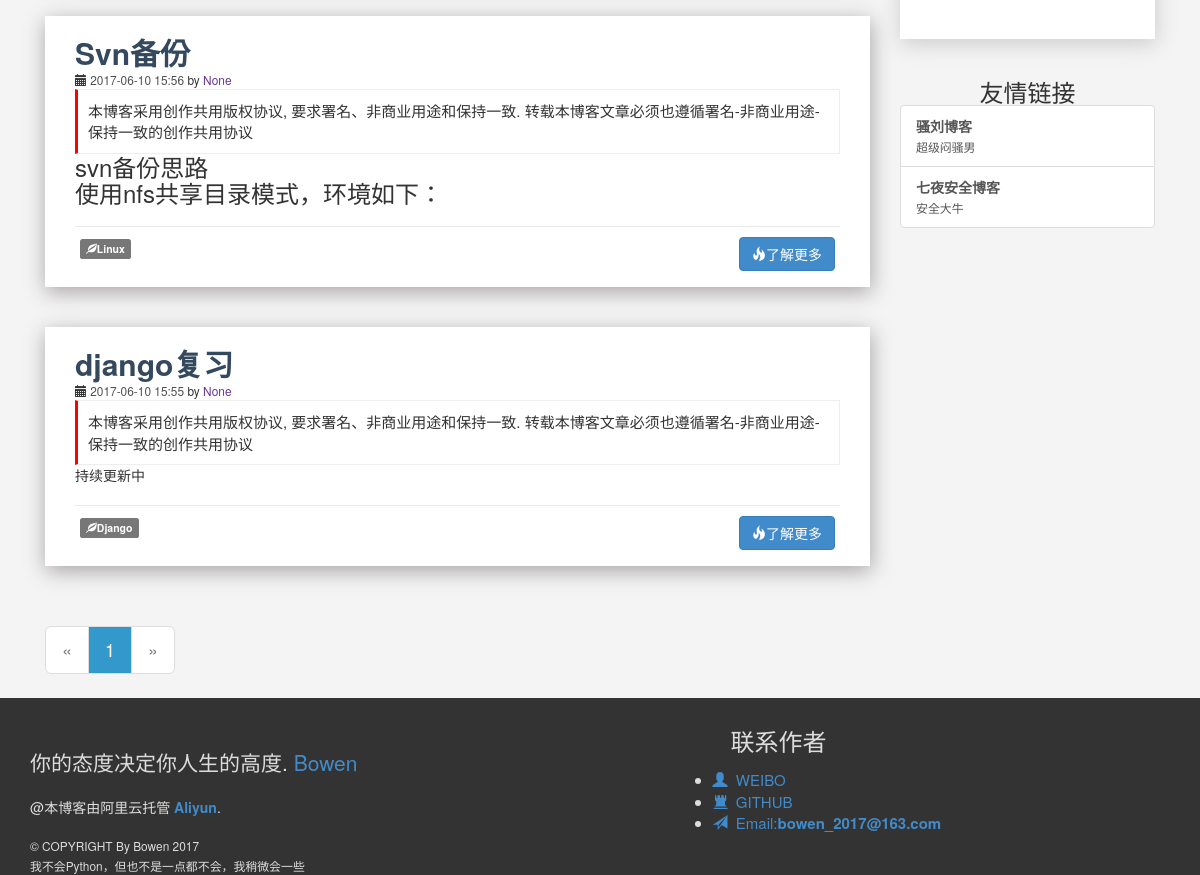
Before: / (lower part) with the older database file.
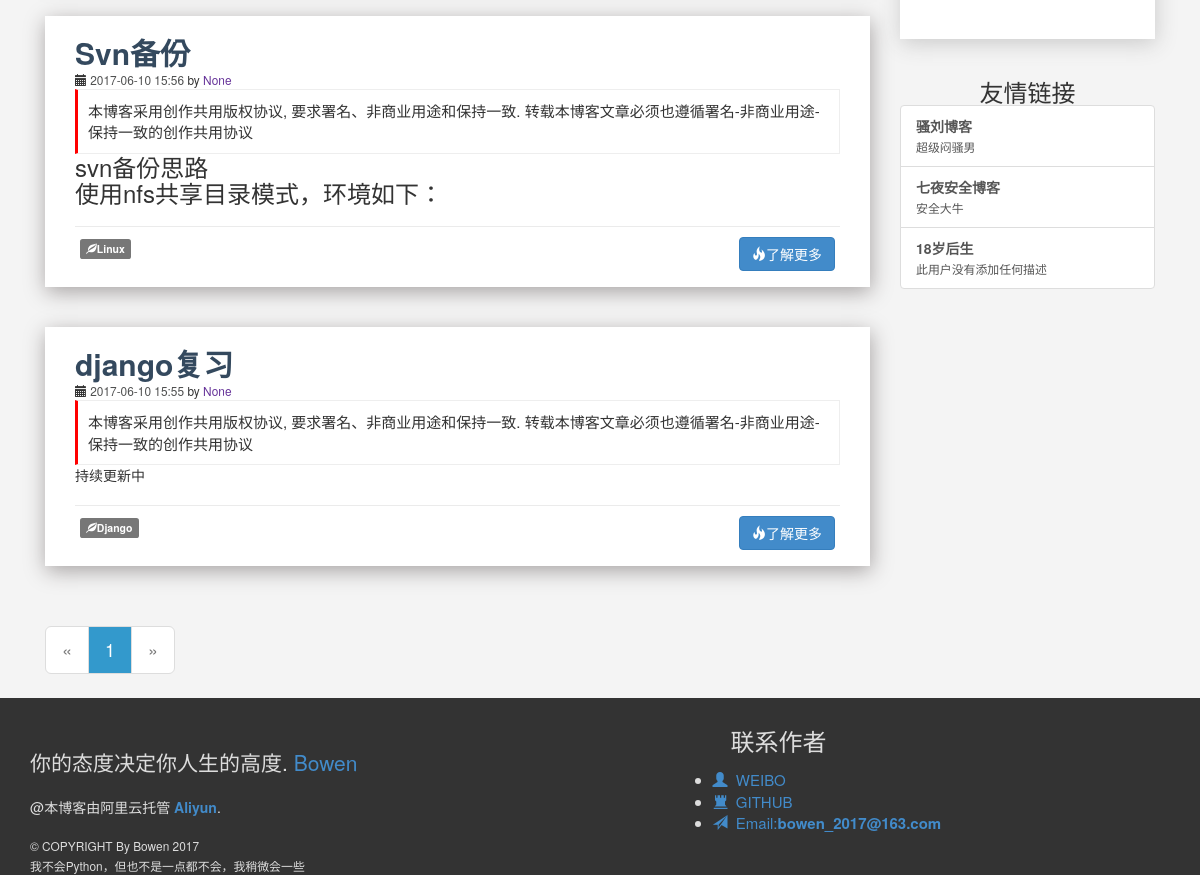
After: the same page with the newer database file.
### firstapp/models.py (models this page shows, shortened)
class Article(models.Model):
    title = models.CharField(null=True,blank=True,max_length=500)
    comment = models.TextField(null=True)
    author = models.ForeignKey("UserProfile",verbose_name="作者",null=True,blank=True)
    abstract = models.TextField(null=True)
    body = models.TextField(null=True)
    create_time = models.DateTimeField(blank=True,default=datetime.datetime.now)
    category = models.ForeignKey('Category',verbose_name='Tag',null=True,blank=True,)
    VOTE_CHOICES = (
        ('Draft', 'Draft'),
        ('Complete', 'Complete'),
    )
    Status = models.CharField(choices=VOTE_CHOICES, max_length=10)

class Category(models.Model):
    name = models.CharField(max_length=20)
    create_time = models.DateTimeField(blank=True, default=datetime.datetime.now)
    def __str__(self):
        return self.name

class Link(models.Model):
    name = models.CharField(max_length=32, unique=True)
    url = models.URLField(unique=True)
    description = models.CharField(max_length=255, default='此用户没有添加任何描述')
    add_time = models.DateTimeField(blank=True,default=datetime.datetime.now)

### firstapp/views.py (the view)
# urls.py: url(r'^$', index, name='index'),
def index(request):
    queruset = request.GET.get('tag')
    if queruset:
        article_list = Article.objects.filter(category__name__contains=queruset, Status='Complete').order_by('-id')
    else:
        article_list = Article.objects.order_by('-id').filter(Status='Complete')
    page_robot = Paginator(article_list, 5)
    page_num = request.GET.get('page')
    try:
        article_list = page_robot.page(page_num)
    except EmptyPage:
        article_list = page_robot.page(page_robot.num_pages)
    except PageNotAnInteger:
        article_list = page_robot.page(1)
    category_list = Category.objects.all().annotate(
        num_articles=Count('article')).filter(num_articles__gt=0)
    links_list = Link.objects.all()
    context = dict()
    context['article_list'] = article_list
    context['category_list'] = category_list
    context['links_list'] = links_list
    return render(request, 'index.html', context)

### firstapp/models.py (called while the page is built)
    def __str__(self):
        return self.name

### firstapp/templatetags/custom_markdown.py (called while the page is built)
@register.filter(is_safe=True)  # 注册template filter
@stringfilter  # 希望字符串作为参数
def custom_markdown(value):
    return mark_safe(markdown.markdown(value,extensions =
    ['markdown.extensions.fenced_code', 'markdown.extensions.codehilite'],
                                    safe_mode=True,
                                    enable_attributes=False))

### firstapp/templates/index.html (shortened to what this page needs)
{% extends "base.html" %}
{% load custom_markdown %}
{% block body %}
		<div class="container">
			<div class="col-md-9">
				{% for article  in article_list  %}
							<article class="article" >
								<a  href="{% url 'detail' article.id %}" class="h2" style="color:#34495E"><strong>{{ article.title }}</strong></a>
								<p><small><span class="glyphicon glyphicon-calendar" aria-hidden="true"></span><span style="color:#4f5050;"> {{ article.create_time|date:"Y-m-d H:i" }}</span>&nbsp;by<span style="color:rebeccapurple;"> {{ article.author }}</span></small>
								</p>
								<div class="post-alert">本博客采用创作共用版权协议, 要求署名、非商业用途和保持一致. 转载本博客文章必须也遵循署名-非商业用途-保持一致的创作共用协议</div>
								<p>
										{{ article.body|custom_markdown|safe|truncatechars:50}}
								</p>
								<div style="border-top:1px solid #EBEBEB;padding:10px 5px;margin-top:20px;">
									<p>
                                        <a href="?tag={{ article.category }}"><span class="label label-default text-left"><span class="glyphicon glyphicon-leaf" aria-hidden="true"></span>{{article.category}}</span></a>
										<a href="{% url 'detail' article.id %}" style="float:right"><button class="btn btn-primary btn-wide text-right"><span class="glyphicon glyphicon-fire
											glyphicon " ></span>了解更多</button></a>
                                    </p>
								</div>
							</article>
				{% endfor %}
						<nav>
							<ul class="pagination pagination-lg">
										{% if article_list.has_previous %}
		                <li ><a href="?page={{ article_list.previous_page_number }}">&laquo;</a></li>
				            {% else %}
										<li  class="previous disabled"><a>&laquo;</a></li>
				            {% endif %}
				            {% for page_number in article_list.paginator.page_range %}
				                {% ifequal page_number  article_list.number %}
												<li ><a href="?page={{ page_number }}" style="background-color:#3399CC; color:white">
														{{ page_number }}
												</a></li>
				                {% else %}
												<li><a href="?page={{ page_number }}">
														{{ page_number }}
												</a></li>
				                {% endifequal %}
				            {% endfor %}
				            {% if  article_list.has_next %}
										<li><a href="?page={{ article_list.next_page_number }}">
										&raquo;</a></li>
				            {% else %}
										<li  class="previous disabled"><a >
										&raquo;</a></li>
				            {% endif %}
							</ul>
				</nav>
			</div>
			<div class="col-md-3">
					<div class="category">
					</div>
			</div>
          <div class="col-md-3">
					<div class="link">
						<h3 style="text-align:center;">友情链接</h3>
						<div class="list-group">
							{% for link in links_list %}
                                <a href="{{ link.url }}" class="list-group-item"><strong>{{ link.name }}</strong><br><small>{{ link.description }}</small></a>
							{% endfor %}
						</div>
					</div>
          </div>
	</div>
	{% endblock %}

Changed rows visible on the page:
added Link: name "18岁后生", description "此用户没有添加任何描述"
